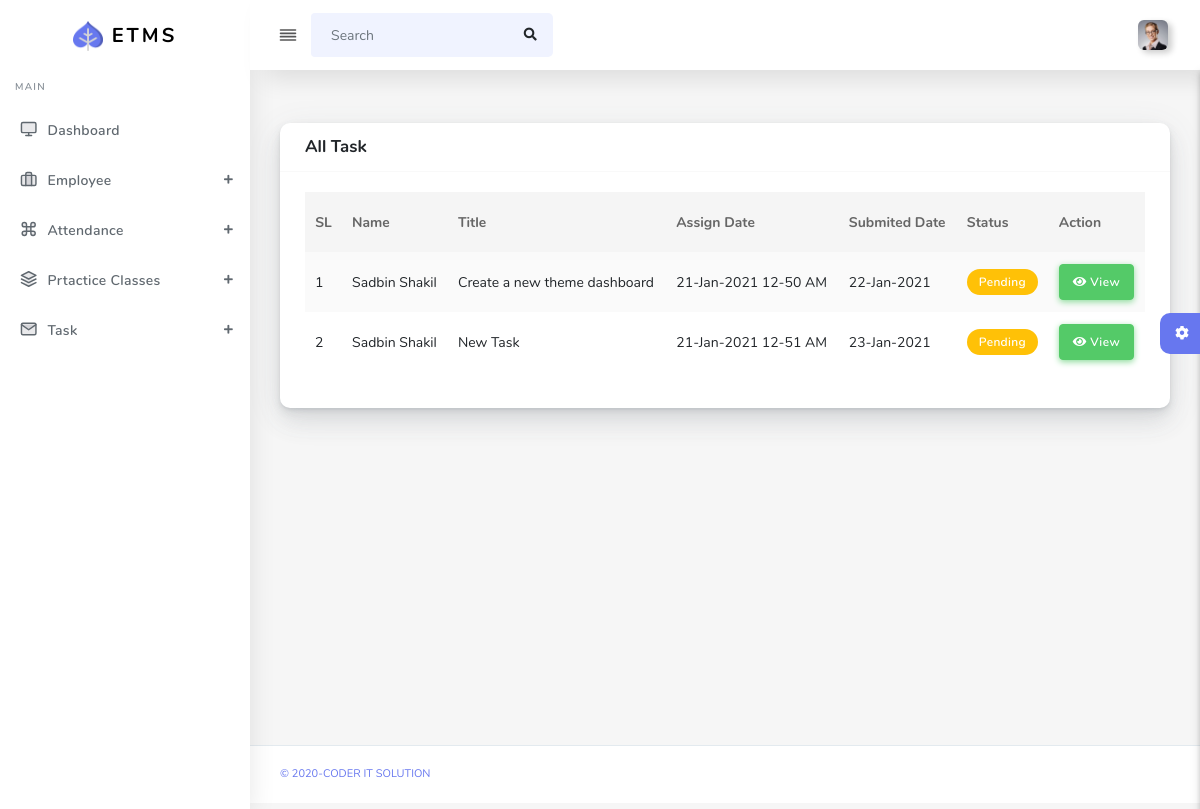
/admin/taskPending.php (signed in), run on the app's committed database.
### tables this page shows
CREATE TABLE `em_task` (
  `t_id` int(11) NOT NULL,
  `user_id` int(11) NOT NULL,
  `task_name` varchar(255) NOT NULL,
  `task_details` text NOT NULL,
  `submit_date_time` date NOT NULL,
  `status` varchar(255) NOT NULL,
  `date_time` datetime NOT NULL,
  `work_details` text DEFAULT NULL,
  `updated_at` datetime DEFAULT NULL,
  `review` text DEFAULT NULL,
  `review_date` datetime DEFAULT NULL
);

CREATE TABLE `em_user` (
  `u_id` int(255) NOT NULL,
  `first_name` varchar(255) NOT NULL,
  `last_name` varchar(255) NOT NULL,
  `email` varchar(255) NOT NULL,
  `mobile` varchar(255) NOT NULL,
  `birthday` varchar(255) NOT NULL,
  `blood_group` varchar(255) NOT NULL,
  `father_name` varchar(255) NOT NULL,
  `mother_name` varchar(255) NOT NULL,
  `parents_number` varchar(255) NOT NULL,
  `education` varchar(255) NOT NULL,
  `address` text NOT NULL,
  `password` varchar(255) NOT NULL,
  `register_time` datetime NOT NULL,
  `email_verify` varchar(100) NOT NULL,
  `email_verify_code` varchar(255) NOT NULL,
  `mobile_verify` varchar(100) NOT NULL DEFAULT '0',
  `mobile_verify_code` int(255) NOT NULL,
  `photo` varchar(255) NOT NULL,
  `reset_code` int(11) DEFAULT NULL
);

### function.php (called while the page is built, shortened)
<?php
	require_once("config.php");
	function em_user($id,$col){
	 	global $pdo;
		$stm=$pdo->prepare("SELECT $col FROM em_user WHERE u_id=?");
		$stm->execute(array($id));
	 	$result=$stm->fetchAll(PDO::FETCH_ASSOC);
	 	return $result[0]["$col"];
	}
 ?>

### admin/taskPending.php (the view)
<?php require_once('header.php');?>
 <div class="row">
              <div class="col-12">
                <div class="card">
                  <div class="card-header">
                    <h4>All Task</h4>
                  </div>
                  <div class="card-body">
                    <div class="table-responsive">
                      <table class="table table-striped">
                        <thead>
                          <tr>
                            <th class="text-center">
                              SL
                            </th>
                            <th>Name</th>
                            <th>Title</th>
                            <th>Assign Date</th>
                            <th>Submited Date</th>
                            <th>Status</th>
                            <th>Action</th>
                        </thead>
                        <tbody>
                        	 <?php
                        	 	$stm=$pdo->prepare("SELECT * FROM em_task WHERE status !=?");
                        	 	$stm->execute(array('completed'));
                        	 	$result=$stm->fetchAll(PDO::FETCH_ASSOC);
                        	 	$a=1;
                        	 	foreach($result as $row):
                        	  ?>
                        	  <tr>
                        	  	<td><?php echo $a;$a++; ?></td>
                        	  	<td><?php echo em_user($row['user_id'],'first_name')." ".em_user($row['user_id'],'last_name'); ?></td>
                        	  	<td><?php echo $row['task_name']; ?></td>
                        	  	<td><?php echo date('d-M-Y h-i A',strtotime($row['date_time'])) ; ?></td>
                        	  	<td><?php echo date('d-M-Y',strtotime($row['submit_date_time'])) ; ?></td>
                        	  	<td><?php
                        	  		$status = $row['status'];
                        	  		if ($status== 'pending') {
                        	  			echo '<span class="badge badge-warning">Pending</span>' ;
                        	  		}else if ($status== 'submited') {
                        	  			echo '<span class="badge badge-info">Submited</span>' ;
                        	  		}else if ($status== 'modification') {
                        	  			echo '<span class="badge badge-primary">Modification</span>' ;
                        	  		}else if ($status== 'notApproved') {
                                        echo '<span class="badge badge-danger">Not Approved</span>' ;
                                    }
                        	  	  ?></td>
                        	  	<td><a href="taskView.php?tid=<?php echo $row['t_id'];?>" class="btn btn-success"><i class="fa fa-eye"></i> View</a></td>
                        	  </tr>
                        	<?php endforeach; ?>
                        </tbody>
                      </table>
                    </div>
                  </div>
                </div>
              </div>
            </div>
<?php require_once('footer.php');?>

### data on the page
em_task: user.first_name "Sadbin", user.last_name "Shakil", task_name "Create a new theme dashboard", date_time "21-Jan-2021 12-50 AM", submit_date_time "22-Jan-2021", status "Pending"
em_task: user.first_name "Sadbin", user.last_name "Shakil", task_name "New Task", date_time "21-Jan-2021 12-51 AM", submit_date_time "23-Jan-2021", status "Pending"
